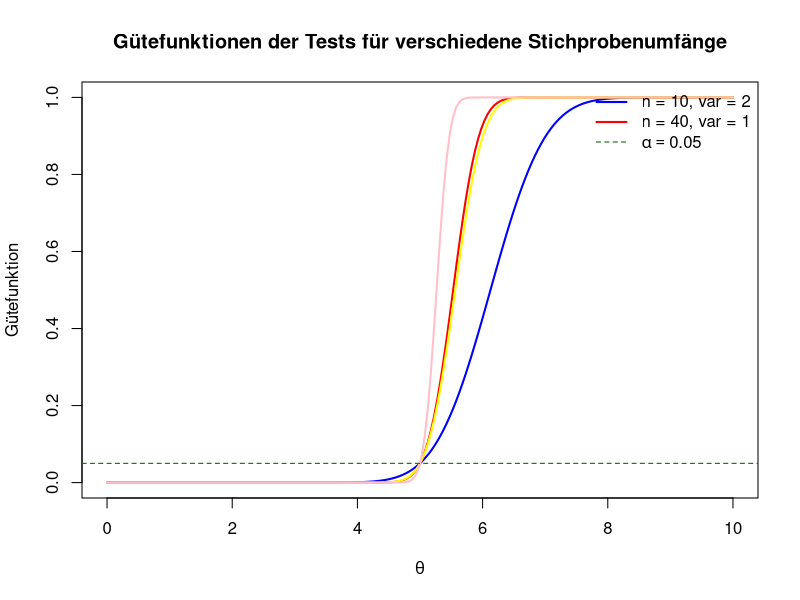

This chart was generated by the following R code:
guetefunktion = function(mu, var, n, mu_0) {
    sd_mean = sqrt(n) / var
    1 - pt(qt(0.95, n - 1), n - 1, sd_mean *(mu - mu_0))
}

n = c(10, 40)
var = c(2, 1)
theta = seq(0, 10, length.out = 200)
guete_a = sapply(theta, function(t) guetefunktion(mu = t, var = var[1], n = n[1], mu_0 = 5))
guete_b = sapply(theta, function(t) guetefunktion(mu = t, var = var[1], n = n[2], mu_0 = 5))
guete_c = sapply(theta, function(t) guetefunktion(mu = t, var = var[2], n = n[1], mu_0 = 5))
guete_d = sapply(theta, function(t) guetefunktion(mu = t, var = var[2], n = n[2], mu_0 = 5))

plot(theta, guete_a, type = "l", col = "blue", lwd = 2,
    xlab = expression(theta), ylab = "Gütefunktion",
    main = "Gütefunktionen der Tests für verschiedene Stichprobenumfänge",
    ylim = c(0, 1))
lines(theta, guete_b, col = "red", lwd = 2)
lines(theta, guete_c, col = "yellow", lwd = 2)
lines(theta, guete_d, col = "pink", lwd = 2)
abline(h = 0.05, lty = 2, col = "darkgreen")
legend("topright", legend = c("n = 10, var = 2", "n = 40, var = 1", expression(alpha == 0.05)),
      col = c("blue", "red", "darkgreen"), lwd = c(2, 2, 1), lty = c(1, 1, 2), bty = "n")